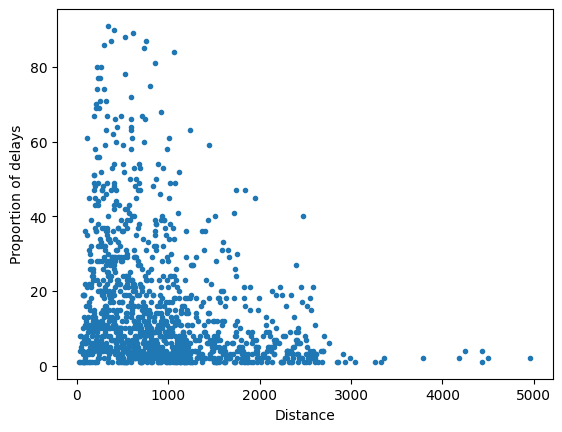

The Python source for this figure:
import pandas as pd
import numpy as np
import matplotlib.pyplot as plt

df = pd.read_csv('flight_delays.csv')

res = df.loc[df['dep_delayed_15min'] == 'Y'].groupby('Distance').Dest.count()
img = res.plot(style = '.')
plt.xlabel('Distance')
plt.ylabel('Proportion of delays')
img.figure.savefig('images/18_2.png', bbox_inches='tight')